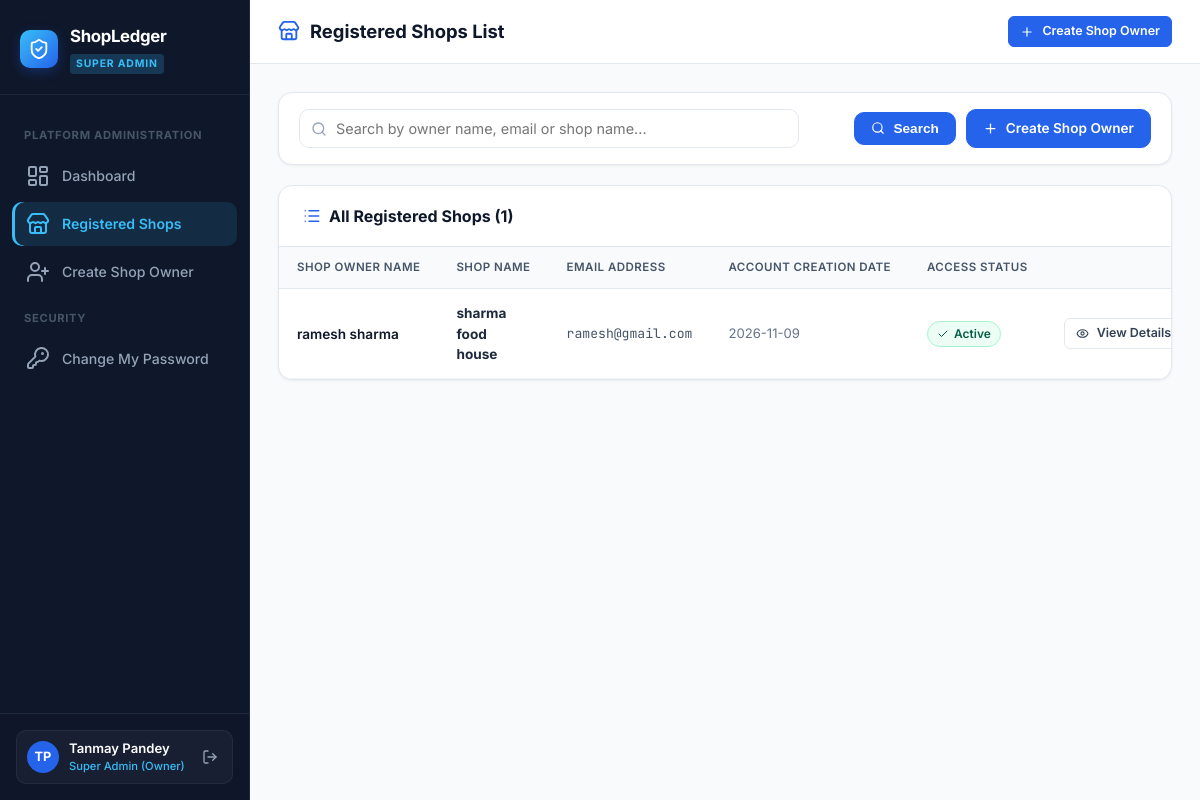
Page /super-admin/shops (signed in) on the committed database.
### tables this page shows
CREATE TABLE businesses (
        id INTEGER PRIMARY KEY AUTOINCREMENT,
        owner_id INTEGER NOT NULL,
        name TEXT NOT NULL,
        category TEXT DEFAULT 'retail',
        phone TEXT,
        email TEXT,
        address TEXT,
        gstin TEXT,
        currency TEXT DEFAULT '₹',
        invoice_prefix TEXT DEFAULT 'INV-',
        tax_enabled INTEGER DEFAULT 1,
        default_tax_rate REAL DEFAULT 0.0,
        terms_conditions TEXT DEFAULT 'Thank you for your business! Goods once sold cannot be returned without bill.',
        created_at TIMESTAMP DEFAULT CURRENT_TIMESTAMP, status TEXT DEFAULT 'active',
        FOREIGN KEY (owner_id) REFERENCES users(id) ON DELETE CASCADE
    );

CREATE TABLE users (
id INTEGER PRIMARY KEY AUTOINCREMENT,
email TEXT UNIQUE NOT NULL,
password TEXT NOT NULL
, name TEXT, role TEXT DEFAULT 'owner', business_id INTEGER, account_status TEXT DEFAULT 'active', must_change_password INTEGER DEFAULT 0, session_version INTEGER DEFAULT 1, phone TEXT);

### routes/super_admin_routes.py (the view)
@super_admin_bp.route("/shops")
@super_admin_required
def list_shops():
    search = request.args.get("search", "").strip()
    shops = get_all_shops(search=search)
    return render_template("super_admin/shops.html", shops=shops, search=search)

### app.py (called while the page is built, shortened)
@app.before_request
def check_session_security():
    from flask import session, redirect, url_for, flash, request
    user_id = session.get("user_id")
    if user_id:
        endpoint = request.endpoint or ""
        if endpoint.startswith("static") or endpoint in ("auth.logout", "super_admin.logout", "super_admin.login", "auth.login", "auth.first_login_password"):
            return
        if session.get("user_role") == "SUPER_ADMIN":
            return

@app.context_processor
def inject_global_data():
    from flask import session
    biz_id = session.get("business_id")
    return {"unread_notifications_count": 0}

### models/database.py (called while the page is built)
def get_db_connection():
    conn = sqlite3.connect(DB_PATH, timeout=30.0)
    conn.row_factory = sqlite3.Row
    conn.execute("PRAGMA journal_mode = WAL;")
    conn.execute("PRAGMA busy_timeout = 30000;")
    conn.execute("PRAGMA foreign_keys = ON;")
    return conn

### routes/super_admin_routes.py (called while the page is built)
def super_admin_required(f):
    @wraps(f)
    def decorated_function(*args, **kwargs):
        if "user_id" not in session or session.get("user_role") != "SUPER_ADMIN":
            if request.is_json or "application/json" in request.headers.get("Accept", ""):
                return jsonify({"success": False, "error": "Forbidden: Super Administrator access required."}), 403
            flash("Super Administrator authentication required.", "error")
            return redirect(url_for("super_admin.login"))
        return f(*args, **kwargs)
    return decorated_function

### templates/super_admin/shops.html (shortened to what this page needs)
{% extends "super_admin/base.html" %}
{% block page_title %}
  <i data-lucide="store" style="width: 22px; height: 22px; color: #2563EB;"></i>
  <span>Registered Shops List</span>
{% endblock %}
{% block content %}
<div class="sa-card" style="margin-bottom: 20px;">
  <div class="sa-card-body" style="padding: 16px 20px;">
    <form method="GET" action="{{ url_for('super_admin.list_shops') }}" style="display: flex; gap: 12px; align-items: center; justify-content: space-between; flex-wrap: wrap;">
      <div style="position: relative; flex: 1; min-width: 280px; max-width: 500px;">
        <i data-lucide="search" style="position: absolute; left: 12px; top: 50%; transform: translateY(-50%); width: 16px; height: 16px; color: #94A3B8;"></i>
        <input
          type="text"
          name="search"
          value="{{ search or '' }}"
          placeholder="Search by owner name, email or shop name..."
          class="sa-form-input"
          style="padding-left: 36px;"
        >
      </div>
      <div style="display: flex; gap: 10px; align-items: center;">
        <button type="submit" class="sa-btn sa-btn-primary">
          <i data-lucide="search" style="width: 14px; height: 14px;"></i>
          <span>Search</span>
        </button>
        <a href="{{ url_for('super_admin.create_shop') }}" class="sa-btn sa-btn-primary">
          <i data-lucide="plus" style="width: 15px; height: 15px;"></i>
          <span>Create Shop Owner</span>
        </a>
      </div>
    </form>
  </div>
</div>
<div class="sa-card">
  <div class="sa-card-header">
    <div class="sa-card-title">
      <i data-lucide="list" style="width: 18px; height: 18px; color: #2563EB;"></i>
      <span>All Registered Shops ({{ shops|length }})</span>
    </div>
  </div>
  <div class="sa-table-responsive">
    <table class="sa-table">
      <thead>
        <tr>
          <th>Shop Owner Name</th>
          <th>Shop Name</th>
          <th>Email Address</th>
          <th>Account Creation Date</th>
          <th>Access Status</th>
          <th style="text-align: right;">Actions</th>
        </tr>
      </thead>
      <tbody>
        {% for s in shops %}
          <tr>
            <td>
              <div style="font-weight: 600; color: #0F172A;">
                {{ s.owner_name or 'Store Owner' }}
              </div>
            </td>
            <td>
              <div style="font-weight: 700; color: #1E293B;">
                {{ s.shop_name }}
              </div>
            </td>
            <td>
              <div style="font-family: 'JetBrains Mono', monospace; font-size: 0.82rem; color: #475569;">
                {{ s.owner_email }}
              </div>
            </td>
            <td style="font-size: 0.82rem; color: #64748B;">
              {{ s.created_at[:10] if s.created_at else '-' }}
            </td>
            <td>
              {% if s.access_status == 'active' %}
                <span class="sa-badge sa-badge-active">
                  <i data-lucide="check" style="width: 12px; height: 12px;"></i> Active
                </span>
              {% else %}
                <span class="sa-badge sa-badge-disabled">
                  <i data-lucide="slash" style="width: 12px; height: 12px;"></i> Disabled
                </span>
              {% endif %}
            </td>
            <td style="text-align: right;">
              <div style="display: inline-flex; align-items: center; gap: 8px;">
                <a href="{{ url_for('super_admin.shop_detail', id=s.id) }}" class="sa-btn sa-btn-secondary sa-btn-sm" title="View Shop Details">
                  <i data-lucide="eye" style="width: 13px; height: 13px;"></i>
                  <span>View Details</span>
                </a>
              </div>
            </td>
          </tr>
        {% endfor %}
      </tbody>
    </table>
  </div>
</div>
{% endblock %}

### templates/super_admin/base.html (style rules this page uses)
:root { --sa-sidebar-bg: #0F172A; --sa-sidebar-border: #1E293B; --sa-sidebar-text: #94A3B8; --sa-sidebar-active: #38BDF8; --sa-sidebar-active-bg: rgba(56, 189, 248, 0.12); --sa-body-bg: #F8FAFC; --sa-card-bg: #FFFFFF; --sa-border: #E2E8F0; --sa-text-main: #0F172A; --sa-text-muted: #64748B; --sa-primary: #2563EB; --sa-primary-hover: #1D4ED8; --sa-success: #10B981; --sa-danger: #EF4444; --radius-sm: 6px; --radius-md: 10px; --radius-lg: 14px; --shadow-sm: 0 1px 3px rgba(0,0,0,0.06); --shadow-md: 0 4px 12px rgba(0,0,0,0.05); --shadow-lg: 0 10px 25px rgba(0,0,0,0.08); }
* { box-sizing: border-box; margin: 0; padding: 0; }
body { font-family: 'Inter', -apple-system, BlinkMacSystemFont, 'Segoe UI', Roboto, sans-serif; background-color: var(--sa-body-bg); color: var(--sa-text-main); display: flex; min-height: 100vh; overflow-x: hidden; line-height: 1.5; }
.sa-card { background: var(--sa-card-bg); border: 1px solid var(--sa-border); border-radius: var(--radius-lg); box-shadow: var(--shadow-sm); margin-bottom: 24px; overflow: hidden; }
.sa-card-header { padding: 18px 24px; border-bottom: 1px solid var(--sa-border); display: flex; align-items: center; justify-content: space-between; gap: 16px; }
.sa-card-title { font-size: 1rem; font-weight: 700; color: var(--sa-text-main); display: flex; align-items: center; gap: 8px; }
.sa-card-body { padding: 24px; }
.sa-btn { display: inline-flex; align-items: center; justify-content: center; gap: 8px; padding: 8px 16px; border-radius: var(--radius-md); font-size: 0.85rem; font-weight: 600; cursor: pointer; text-decoration: none; border: 1px solid transparent; transition: all 0.15s ease; white-space: nowrap; }
.sa-btn-primary { background: var(--sa-primary); color: #FFFFFF; border-color: var(--sa-primary); }
.sa-btn-secondary { background: #FFFFFF; color: #334155; border-color: var(--sa-border); }
.sa-btn-sm { padding: 5px 11px; font-size: 0.78rem; border-radius: var(--radius-sm); }
.sa-badge { display: inline-flex; align-items: center; gap: 5px; padding: 3px 9px; border-radius: 9999px; font-size: 0.75rem; font-weight: 600; text-transform: capitalize; }
.sa-badge-active { background: #ECFDF5; color: #065F46; border: 1px solid #A7F3D0; }
.sa-table-responsive { width: 100%; overflow-x: auto; }
.sa-table { width: 100%; border-collapse: collapse; font-size: 0.85rem; text-align: left; }
.sa-table th { background: #F8FAFC; color: #475569; font-weight: 600; padding: 12px 18px; border-bottom: 1px solid var(--sa-border); white-space: nowrap; text-transform: uppercase; font-size: 0.72rem; letter-spacing: 0.04em; }
.sa-table td { padding: 14px 18px; border-bottom: 1px solid #F1F5F9; color: #334155; vertical-align: middle; }
.sa-form-input { width: 100%; padding: 10px 14px; border: 1px solid var(--sa-border); border-radius: var(--radius-md); font-size: 0.9rem; font-family: inherit; color: var(--sa-text-main); background: #FFFFFF; transition: border-color 0.15s ease; }

### rows in the picture
businesses: name "ramesh sharma", shop_name "sharma food house", owner_email "ramesh@gmail.com", created_at "2026-11-09"

### other values in the picture
{{ session.get('user_name', 'Tanmay Pandey') }} "Tanmay Pandey"
{{ shops|length }} "1"
